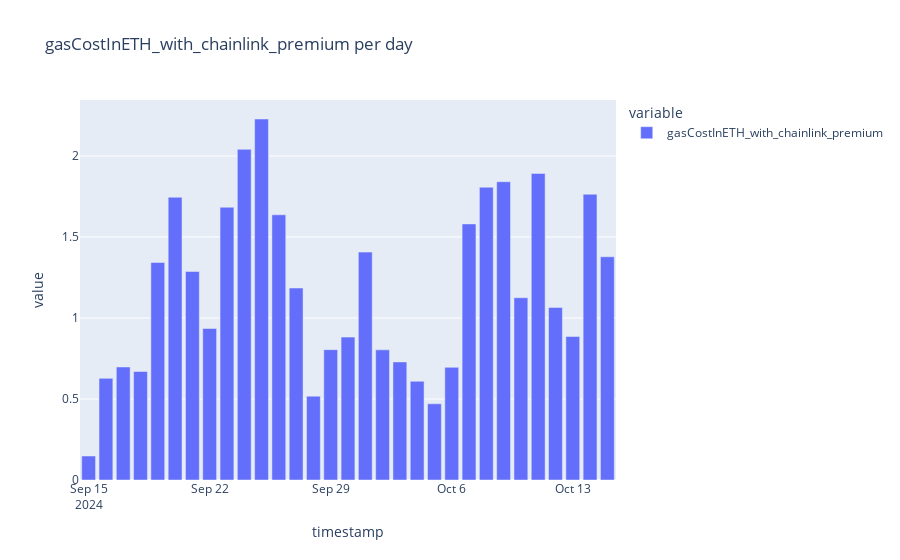

Write notebook code for a chart like this one.
### Code cell
calc_df = keeper_df[
    keeper_df["id"].apply(str) == "1344461886831441856282597505993515040672606510446374000438363195934269203116"
].copy()

px.bar(
    calc_df.resample("1D")["gasCostInETH_with_chainlink_premium"].sum(),
    title="gasCostInETH_with_chainlink_premium per day",
)

### Figure 1 — Plotly figure (JSON) as saved in the notebook; plotly's stock layout.template omitted (floating-point values rounded to 4 significant figures)
{"data": [{"alignmentgroup": "True", "hovertemplate": "variable=gasCostInETH_with_chainlink_premium<br>timestamp=%{x}<br>value=%{y}<extra></extra>", "legendgroup": "gasCostInETH_with_chainlink_premium", "marker": {"color": "#636efa", "pattern": {"shape": ""}}, "name": "gasCostInETH_with_chainlink_premium", "offsetgroup": "gasCostInETH_with_chainlink_premium", "orientation": "v", "showlegend": true, "textposition": "auto", "type": "bar", "x": ["2024-09-15T00:00:00+00:00", "2024-09-16T00:00:00+00:00", "2024-09-17T00:00:00+00:00", "2024-09-18T00:00:00+00:00", "2024-09-19T00:00:00+00:00", "2024-09-20T00:00:00+00:00", "2024-09-21T00:00:00+00:00", "2024-09-22T00:00:00+00:00", "2024-09-23T00:00:00+00:00", "2024-09-24T00:00:00+00:00", "2024-09-25T00:00:00+00:00", "2024-09-26T00:00:00+00:00", "2024-09-27T00:00:00+00:00", "2024-09-28T00:00:00+00:00", "2024-09-29T00:00:00+00:00", "2024-09-30T00:00:00+00:00", "2024-10-01T00:00:00+00:00", "2024-10-02T00:00:00+00:00", "2024-10-03T00:00:00+00:00", "2024-10-04T00:00:00+00:00", "2024-10-05T00:00:00+00:00", "2024-10-06T00:00:00+00:00", "2024-10-07T00:00:00+00:00", "2024-10-08T00:00:00+00:00", "2024-10-09T00:00:00+00:00", "2024-10-10T00:00:00+00:00", "2024-10-11T00:00:00+00:00", "2024-10-12T00:00:00+00:00", "2024-10-13T00:00:00+00:00", "2024-10-14T00:00:00+00:00", "2024-10-15T00:00:00+00:00"], "xaxis": "x", "y": [0.1482, 0.6273, 0.6976, 0.6699, 1.342, 1.745, 1.287, 0.9351, 1.683, 2.041, 2.228, 1.637, 1.185, 0.5174, 0.8046, 0.882, 1.407, 0.8032, 0.7288, 0.6094, 0.4705, 0.6954, 1.581, 1.807, 1.841, 1.125, 1.892, 1.065, 0.8858, 1.764, 1.378], "yaxis": "y"}], "layout": {"barmode": "relative", "legend": {"title": {"text": "variable"}, "tracegroupgap": 0}, "title": {"text": "gasCostInETH_with_chainlink_premium per day"}, "xaxis": {"anchor": "y", "domain": [0, 1], "title": {"text": "timestamp"}}, "yaxis": {"anchor": "x", "domain": [0, 1], "title": {"text": "value"}}}}
